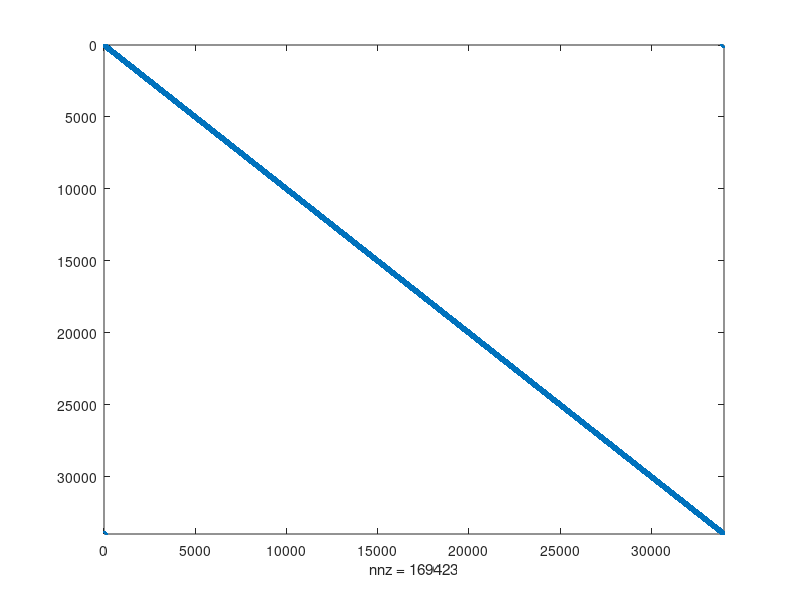
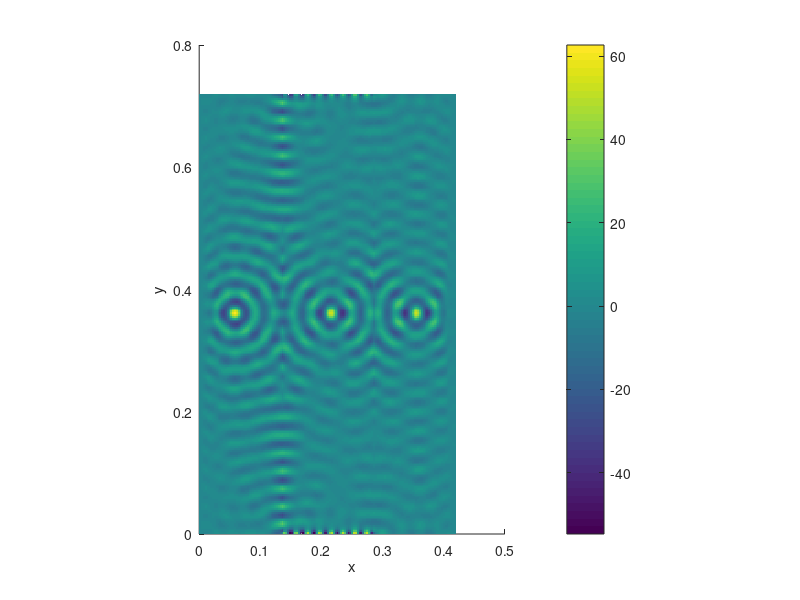
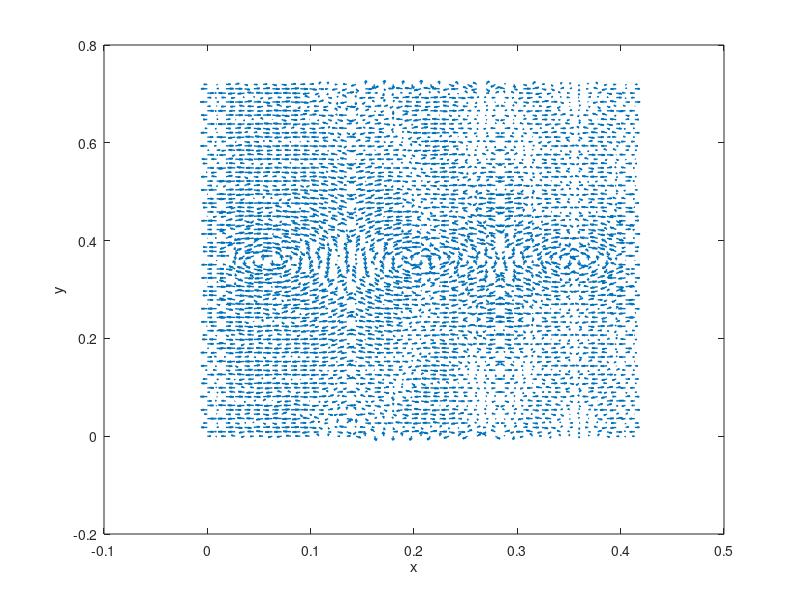

MATLAB code to generate these figures, in order: (Note: this script raises an error after producing the figures.)
% Two-dimensional FDFD: TE wave propagating in the xy plane.
% Stanislav Maslovski, DETI, University of Aveiro, May 2020.

clear; close all;

% constitutive parameters
eps0 = 8.8541878e-12;
mu0 = 1.2566371e-6;
c = 1/sqrt(eps0*mu0);
eta0 = sqrt(mu0/eps0);

% grid size
sizex = 141;
sizey = 241;

% size plus-minus 1
sizexp1 = sizex+1;
sizeyp1 = sizey+1;
sizexm1 = sizex-1;
sizeym1 = sizey-1;

% the frequency
freq = 10e9;
omega = 2*pi*freq;

% the free space wavelength
lambda = c/freq;

% space gridding
dx = lambda/10;
dy = dx;

% grid of E-points
[egrid_y,egrid_x] = meshgrid((0:sizeym1)*dy,(0:sizexm1)*dx);

% grid of Hx points
[hxgrid_y,hxgrid_x] = meshgrid((0:sizey)*dy-0.5*dy,(0:sizexm1)*dx);

% grid of Hy points
[hygrid_y,hygrid_x] = meshgrid((0:sizeym1)*dy,(0:sizex)*dx-0.5*dx);

% material block function
xmin = (sizexm1-40)*dx/4 + 20*dx;
xmax = 3*(sizexm1-40)*dx/4 + 20*dx;
% when using PML in y, decrease the block size so that there is no overlap!
ymin = 0*dy;
ymax = sizeym1*dy;

fun = @(x,y) x > xmin & x < xmax & y > ymin & y < ymax;

% zz component of the electric susceptibility tensor
% (values are relative to eps0)
%chi_ee_zz = zeros(sizex,sizey);
chi_ee_zz = (-2.0-1e-4i)*fun(egrid_x,egrid_y);

% averaging on x cell boundaries
%chi_ee_zz(1:sizexm1,1:sizey) = 0.5*(chi_ee_zz(1:sizexm1,1:sizey)+chi_ee_zz(2:sizex,1:sizey));
% averaging on y cell boundaries
%chi_ee_zz(1:sizex,1:sizeym1) = 0.5*(chi_ee_zz(1:sizex,1:sizeym1)+chi_ee_zz(1:sizex,2:sizey));

% xx and yy components of the magnetic susceptibility tensor
% (values are relative to mu0)
%chi_mm_xx = zeros(sizex,sizeyp1);
%chi_mm_yy = zeros(sizexp1,sizey);
chi_mm_xx = (-2.0-1e-4i)*fun(hxgrid_x,hxgrid_y);
chi_mm_yy = (-2.0-1e-4i)*fun(hygrid_x,hygrid_y);


%%%%%%%%%%%%%%%%%%%%%%% PML %%%%%%%%%%%%%%%%%%%%%%%%%

% how many cells across PML?
ncells = 15;

% PML block function at x = x_min
pml1 = @(x,y) x < ncells*dx;
% PML block function at x = x_max
pml2 = @(x,y) x > sizexm1*dx - ncells*dx;
% PML block function at y = y_min
pml3 = @(x,y) y < ncells*dy;
% PML block function at y = y_max
pml4 = @(x,y) y > sizeym1*dy - ncells*dy;

% PML scale functions
Lpml = (ncells-1)*dx;
smax = 5;
p = 4;
pf = @(x) (1-1j*sin(pi*x/2/Lpml).^2).*(1+smax*(x/Lpml).^p) - 1;
sx = @(x,y) 1 + pml1(x,y).*pf(Lpml-x) + pml2(x,y).*pf(x-sizexm1*dx+Lpml);
%sy = @(x,y) 1 + pml3(x,y).*pf(Lpml-y) + pml4(x,y).*pf(y-sizeym1*dy+Lpml);
sy = @(x,y) 1;

%%%%%%%%%%%%%%% effective material parameters %%%%%%%%%%%%%%%%

epsr_zz = (1+chi_ee_zz).*sx(egrid_x,egrid_y).*sy(egrid_x,egrid_y);
mur_xx = (1+chi_mm_xx).*sy(hxgrid_x,hxgrid_y)./sx(hxgrid_x,hxgrid_y);
mur_yy = (1+chi_mm_yy).*sx(hygrid_x,hygrid_y)./sy(hygrid_x,hygrid_y);

%%%%%%%%%%%%%%%%%%%  Yee scheme factors %%%%%%%%%%%%%%%%%%%%%

dt = 1/(1i*omega);
inv_eps = dt/dx./(eps0*epsr_zz);
inv_mux = dt/dx./(mu0*mur_xx);
inv_muy = dt/dx./(mu0*mur_yy);

% form system matrix for Ez (Hx and Hy will be eliminated)

sys_matr = sparse(sizex*sizey,sizex*sizey);

jj = 1;
for iy=1:sizey
  for ix=1:sizex

   % initial zero fields
   Hx = sparse(sizex,sizeyp1);
   Hy = sparse(sizexp1,sizey);
   Ez = sparse(sizex,sizey);

   % define just one component of Ez
   Ez(ix,iy) = 1;

   % express magnetic fields through Ez
   Hx(1:sizex,2:sizey) =...
      inv_mux(1:sizex,2:sizey).*(Ez(1:sizex,1:sizeym1)-Ez(1:sizex,2:sizey));
   Hy(2:sizex,1:sizey) =...
      inv_muy(2:sizex,1:sizey).*(Ez(2:sizex,1:sizey)-Ez(1:sizexm1,1:sizey));

   % Periodic BCs at y=y_min and y=y_max
   Hx(1:sizex,1) =...
      inv_mux(1:sizex,1).*(Ez(1:sizex,sizey)-Ez(1:sizex,1));
   % Note that inv_mux(1:sizex,1) = inv_mux(1:sizex,sizeyp1) in a truly periodic domain.
   % In the case of discontinuity in mu_x at the periodic boundary, mu_x must be averaged!
   Hx(1:sizex,sizeyp1) =...
      inv_mux(1:sizex,sizeyp1).*(Ez(1:sizex,sizey)-Ez(1:sizex,1));

   % form electric field equation
   Ez(1:sizex,1:sizey) = Ez(1:sizex,1:sizey)-...
      inv_eps(1:sizex,1:sizey).*(Hy(2:sizexp1,1:sizey)-Hy(1:sizex,1:sizey)+...
      Hx(1:sizex,1:sizey)-Hx(1:sizex,2:sizeyp1));

   % store result in a column of the system matrix
   sys_matr(:,jj) = reshape(Ez,sizex*sizey,1);

   % update column index
   jj = jj + 1;

  end
end

% check the structure of the system matrix
figure;
spy(sys_matr);

% set up excitation
Jz = sparse(sizex,sizey);
Jz(20,round(sizeyp1/2)) = -eta0;
%Jz(20,round(sizeyp1/2)+10) = -eta0;
%Jz(20,round(sizeyp1/2)-10) = -eta0;

% define the right-hand side
rhs_vec = reshape(-dx*inv_eps(1:sizex,1:sizey).*Jz,sizex*sizey,1);

% solve the system
sol_vec = sys_matr\rhs_vec;

% get the fields
Ez = reshape(sol_vec,sizex,sizey);
% express magnetic fields through Ez
Hx(1:sizex,2:sizey) =...
   inv_mux(1:sizex,2:sizey).*(Ez(1:sizex,1:sizeym1)-Ez(1:sizex,2:sizey));
Hy(2:sizex,1:sizey) =...
   inv_muy(2:sizex,1:sizey).*(Ez(2:sizex,1:sizey)-Ez(1:sizexm1,1:sizey));
% Periodic BCs at y=y_min and y=y_max
Hx(1:sizex,1) =...
   inv_mux(1:sizex,1).*(Ez(1:sizex,sizey)-Ez(1:sizex,1));
Hx(1:sizex,sizeyp1) =...
   inv_mux(1:sizex,sizeyp1).*(Ez(1:sizex,sizey)-Ez(1:sizex,1));

% plot real part of Ez
figure;
reEz = real(Ez);
surf(egrid_x,egrid_y,reEz,'linestyle','none');
xlabel('x'); ylabel('y');
grid off;
%axis('square');
daspect([1,1,max(max(reEz))/min(sizexm1*dx,sizeym1*dy)]);
view(2);
colorbar;

% make a vector plot of H = (Hx,Hy)
% before plotting, interpolate the magnetic fields at the E-points
figure;
Hx = real(0.5*(Hx(1:sizex,1:sizey)+Hx(1:sizex,2:sizeyp1)));
Hy = real(0.5*(Hy(1:sizex,1:sizey)+Hy(2:sizexp1,1:sizey)));
magH = sqrt(Hx.^2+Hy.^2);
step = 3;
scale = 0.7;
threshold = 0.05*max(max(magH));
quiver(egrid_x(1:step:sizex,1:step:sizey),egrid_y(1:step:sizex,1:step:sizey),...
   Hx(1:step:sizex,1:step:sizey)./(threshold+magH(1:step:sizex,1:step:sizey)),...
   Hy(1:step:sizex,1:step:sizey)./(threshold+magH(1:step:sizex,1:step:sizey)),...
   scale,'LineWidth',1,'MaxHeadSize',0.3);
xlabel('x'); ylabel('y');
%axis('square');
% daspect([sizexm1*dx,sizeym1*dy]);
daspect([sizexm1*dx,sizeym1*dy,0]);
